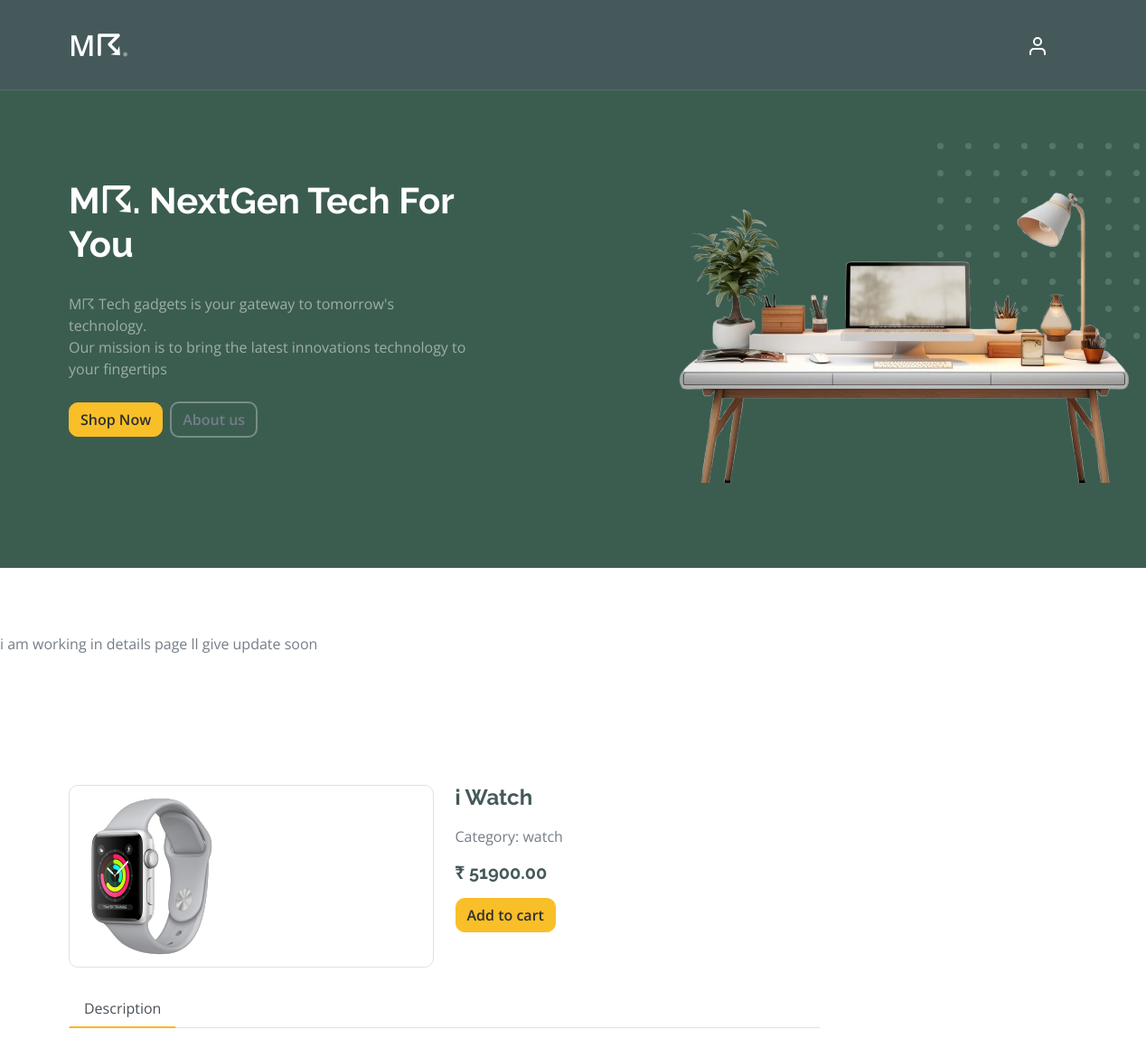
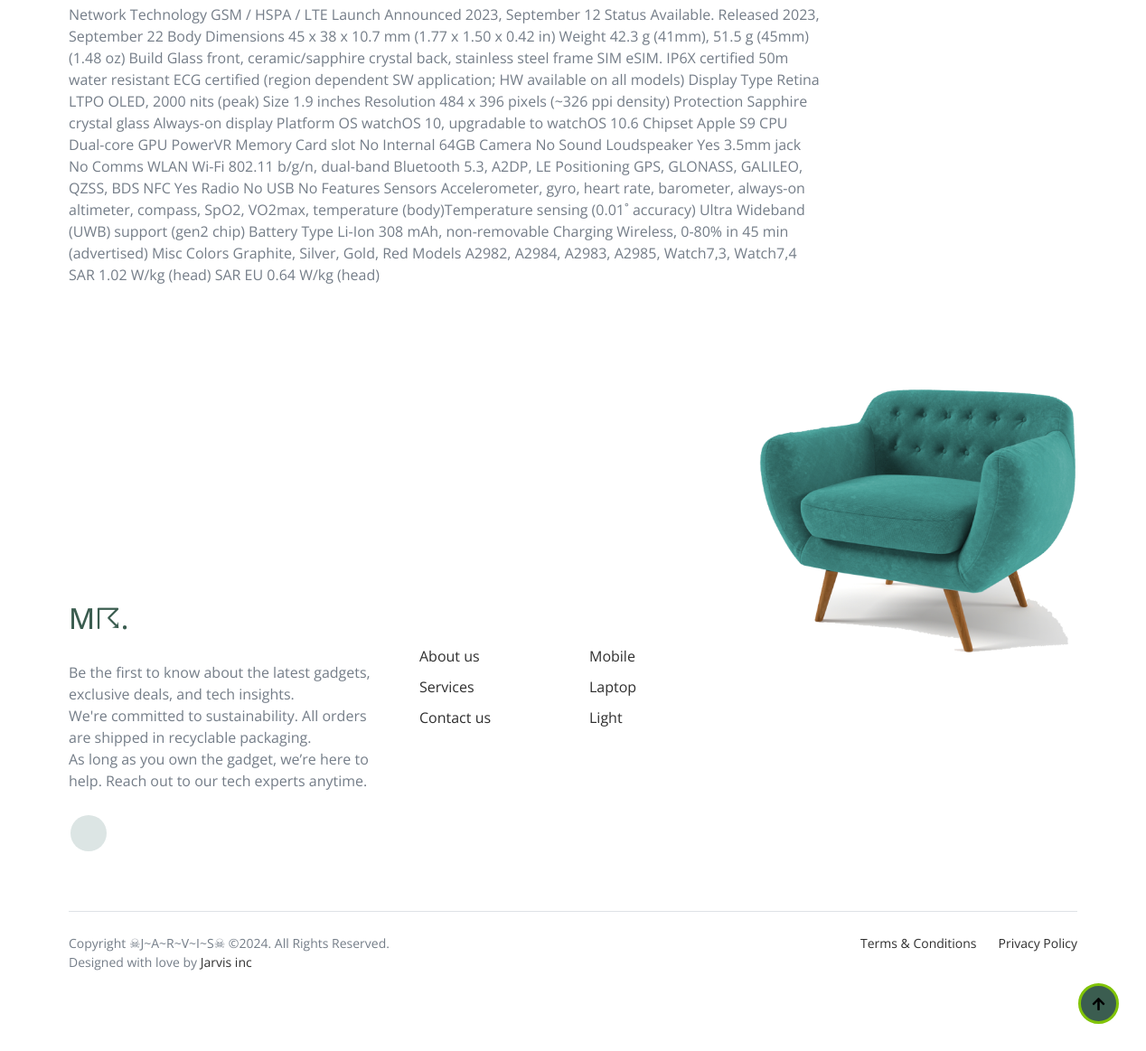
The page /main/detail/6 on the database its author committed (2 pictures, top to bottom).
### core/models.py (models this page shows, shortened)
class Product(models.Model):
    product_name=models.CharField(null=False,blank=False,max_length=32)
    product_category=models.ForeignKey('Category',on_delete=models.CASCADE)
    price=models.IntegerField(null=True)
    description=models.TextField()
    product_quantity=models.IntegerField(default=1)
    product_image=models.ImageField(null=True,upload_to='image/')

class  Category(models.Model):
    category=models.CharField(max_length=30)
    def __str__(self):
        return self.category

### core/views.py (the view)
# urls.py: path('detail/<int:pk>',views.Detail,name='detail'),
def Detail(request,pk):
    product_data=Product.objects.get(id=pk)
    image_data=Image.objects.filter(image_user=product_data)
    context={
        'product_data':product_data,
        'image_data':image_data,
    }
    return render(request,"shop_detail.html",context)

### templates/shop_detail.html (shortened to what this page needs)
<!DOCTYPE html>
<html lang="en">
{% extends 'index_main.html' %}
{% block contant%}
{% load static%}
    <head>
        <link rel="stylesheet" href="https://use.fontawesome.com/releases/v5.15.4/css/all.css"/>
        <link href="https://cdn.jsdelivr.net/npm/bootstrap-icons@1.4.1/font/bootstrap-icons.css" rel="stylesheet">
        <link href="{%  static 'single_lib/lightbox/css/lightbox.min.css' %}" rel="stylesheet">
        <link href="{%  static 'single_lib/owlcarousel/assets/owl.carousel.min.css' %}" rel="stylesheet">
        <link href="{%  static 'single_css/bootstrap.min.css' %}" rel="stylesheet">
        <link href="{%  static 'single_css/style.css' %}" rel="stylesheet">
    </head>
    <body>
        <br>
        <br>
        <br>
        i am working in details page ll give update soon
        <div class="container-fluid py-5 mt-5">
            <div class="container py-5">
                <div class="row g-4 mb-5">
                    <div class="col-lg-8 col-xl-9">
                        <div class="row g-4">
                            <div class="col-lg-6">
                                <div class="border rounded">
                                    <a href="#">
                                        <img src={{product_data.product_image.url}} class="img-fluid rounded" alt="Image">
                                    </a>
                                </div>
                            </div>
                            <div class="col-lg-6">
                                <h4 class="fw-bold mb-3">{{product_data.product_name}}</h4>
                                <p class="mb-3">Category: {{product_data.product_category}}</p>
                                <h5 class="fw-bold mb-3">₹  {{product_data.price}}.00 </h5>
                                <a href="{% url 'add_cart' product_data.pk %}" class="btn btn-secondary me-2"> Add to cart</a>
                            </div>
                            <div class="col-lg-12">
                                <nav>
                                    <div class="nav nav-tabs mb-3">
                                        <button class="nav-link active border-white border-bottom-0" type="button" role="tab"
                                            id="nav-about-tab" data-bs-toggle="tab" data-bs-target="#nav-about"
                                            aria-controls="nav-about" aria-selected="true">Description</button>
                                    </div>
                                </nav>
                                <div class="tab-content mb-5">
                                    <div class="tab-pane active" id="nav-about" role="tabpanel" aria-labelledby="nav-about-tab">
                                        <p>{{product_data.description}}</p>
                                    </div>
                                </div>
                            </div>
                        </div>
                    </div>
                </div>
            </div>
        </div>
        <br>
        <br>
        <br>
        <a href="#" class="btn btn-primary border-3 border-primary rounded-circle back-to-top"><i class="fa fa-arrow-up"></i></a>
    </body>
</html>
{% endblock %}

### static/Main_css/style.css (style rules this page uses)
body { overflow-x: hidden; position: relative; }
body { font-family: "Inter", sans-serif; font-weight: 400; line-height: 28px; color: #6a6a6a; font-size: 14px; background-color: #eff2f1; }
a { text-decoration: none; -webkit-transition: .3s all ease; -o-transition: .3s all ease; transition: .3s all ease; color: #2f2f2f; text-decoration: underline; }
.btn { font-weight: 600; padding: 12px 30px; border-radius: 30px; color: #ffffff; background: #2f2f2f; border-color: #2f2f2f; }
.btn.btn-primary { background: #3b5d50; border-color: #3b5d50; }
.btn.btn-secondary { color: #2f2f2f; background: #f9bf29; border-color: #f9bf29; }

### static/single_css/style.css (style rules this page uses)
.back-to-top { position: fixed; right: 30px; bottom: 30px; display: flex; width: 45px; height: 45px; align-items: center; justify-content: center; transition: 0.5s; z-index: 99; }
.btn { font-weight: 600; transition: .5s; }
.nav.nav-tabs .nav-link.active { border-bottom: 2px solid var(--bs-secondary) !important; }

### rows shown on the page
Product: product_image (picture), product_name "i Watch", product_category "watch", price "51900", description "Network Technology GSM / HSPA / LTE Launch Announced 2023, September 12 Status Available. Released 2023, September 22 Body Dimensions 45 x 38 x 10.7 mm (1.77 x 1.50 x 0.42 in) Weight 42.3 g (41mm), 51.5 g (45mm) (1.48 oz) Build Glass front, ceramic/sapphire crystal back, stainless steel frame SIM eSIM. IP6X certified 50m water resistant ECG certified (region dependent SW application; HW available on all models) Display Type Retina LTPO OLED, 2000 nits (peak) Size 1.9 inches Resolution 484 x 396 pixels (~326 ppi density) Protection Sapphire crystal glass Always-on display Platform OS watchOS 10, upgradable to watchOS 10.6 Chipset Apple S9 CPU Dual-core GPU PowerVR Memory Card slot No…"
